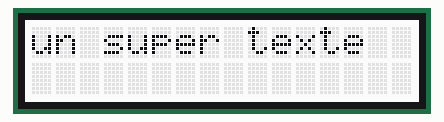
Simulated run of this sketch. Board: Arduino Uno, built with avr-gcc and run on an emulated ATmega328P. On the bench: 16×2 character LCD.

Above: at 0.1 s.
At 3.1 s:
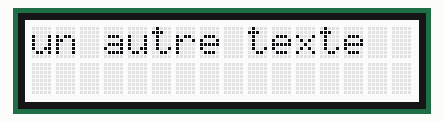

Measured:
- what the display in image 1 shows lasts 3.0 s, from 3.1 s to 6.1 s

The sketch:

SDA_SCL_test_LCD.ino
```cpp
// On inclut les librairies I2C et LCD
#include <Wire.h>
#include "rgb_lcd.h"

// on déclare notre LCD.
rgb_lcd lcd;

void setup() {
    // On déclare le nombre de colonnes et de lignes
    lcd.begin(16, 2);
    // On choisit une couleur magnifique pour le fond d'écran
    lcd.setRGB(255, 255, 255);

}

void loop() {
    // on place le curseur en haut à gauche
    lcd.setCursor(0,0);
    // on écrit un message
    lcd.print("un super texte");
    // on attend un peu
    delay (3000);

    // on "nettoie" l'écran
    lcd.clear();

    // et on écrit un autre message
    lcd.print("un autre texte");
    delay (3000);
    lcd.clear();

}
```
